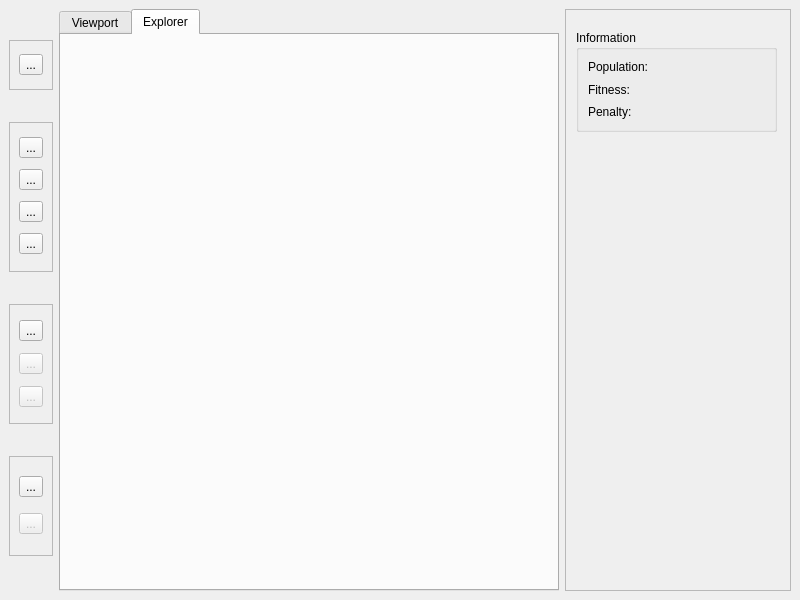
<?xml version="1.0" encoding="UTF-8"?>
<ui version="4.0">
 <class>MainWindow</class>
 <widget class="QMainWindow" name="MainWindow">
  <property name="geometry">
   <rect>
    <x>0</x>
    <y>0</y>
    <width>800</width>
    <height>600</height>
   </rect>
  </property>
  <property name="sizePolicy">
   <sizepolicy hsizetype="Fixed" vsizetype="Fixed">
    <horstretch>0</horstretch>
    <verstretch>0</verstretch>
   </sizepolicy>
  </property>
  <property name="minimumSize">
   <size>
    <width>800</width>
    <height>600</height>
   </size>
  </property>
  <property name="windowTitle">
   <string>GA tool example</string>
  </property>
  <widget class="QWidget" name="centralwidget">
   <layout class="QHBoxLayout" name="horizontalLayout">
    <item>
     <widget class="QWidget" name="controlPanel" native="true">
      <property name="sizePolicy">
       <sizepolicy hsizetype="Preferred" vsizetype="Preferred">
        <horstretch>0</horstretch>
        <verstretch>0</verstretch>
       </sizepolicy>
      </property>
      <property name="minimumSize">
       <size>
        <width>30</width>
        <height>0</height>
       </size>
      </property>
      <property name="maximumSize">
       <size>
        <width>16777215</width>
        <height>600</height>
       </size>
      </property>
      <layout class="QVBoxLayout" name="verticalLayout_2">
       <property name="spacing">
        <number>1</number>
       </property>
       <property name="leftMargin">
        <number>0</number>
       </property>
       <property name="topMargin">
        <number>0</number>
       </property>
       <property name="rightMargin">
        <number>0</number>
       </property>
       <property name="bottomMargin">
        <number>0</number>
       </property>
       <item>
        <widget class="QFrame" name="srcButtons">
         <property name="maximumSize">
          <size>
           <width>16777215</width>
           <height>50</height>
          </size>
         </property>
         <property name="frameShape">
          <enum>QFrame::Shape::StyledPanel</enum>
         </property>
         <property name="frameShadow">
          <enum>QFrame::Shadow::Raised</enum>
         </property>
         <layout class="QVBoxLayout" name="verticalLayout_7">
          <property name="leftMargin">
           <number>9</number>
          </property>
          <property name="rightMargin">
           <number>9</number>
          </property>
          <item>
           <widget class="QToolButton" name="srcSetup">
            <property name="toolTip">
             <string>Setup source</string>
            </property>
            <property name="text">
             <string>...</string>
            </property>
            <property name="shortcut">
             <string>Esc</string>
            </property>
           </widget>
          </item>
         </layout>
        </widget>
       </item>
       <item>
        <widget class="QFrame" name="gaButtons">
         <property name="maximumSize">
          <size>
           <width>16777215</width>
           <height>150</height>
          </size>
         </property>
         <property name="frameShape">
          <enum>QFrame::Shape::StyledPanel</enum>
         </property>
         <property name="frameShadow">
          <enum>QFrame::Shadow::Raised</enum>
         </property>
         <layout class="QVBoxLayout" name="verticalLayout_3">
          <property name="spacing">
           <number>6</number>
          </property>
          <item>
           <widget class="QToolButton" name="gaSetup">
            <property name="toolTip">
             <string>Setup GA</string>
            </property>
            <property name="text">
             <string>...</string>
            </property>
           </widget>
          </item>
          <item>
           <widget class="QToolButton" name="gaStop">
            <property name="toolTip">
             <string>Stop</string>
            </property>
            <property name="text">
             <string>...</string>
            </property>
           </widget>
          </item>
          <item>
           <widget class="QToolButton" name="gaGoto">
            <property name="toolTip">
             <string>Pass several populations</string>
            </property>
            <property name="text">
             <string>...</string>
            </property>
           </widget>
          </item>
          <item>
           <widget class="QToolButton" name="gaStep">
            <property name="toolTip">
             <string>Make step by choosen GA</string>
            </property>
            <property name="text">
             <string>...</string>
            </property>
           </widget>
          </item>
         </layout>
        </widget>
       </item>
       <item>
        <widget class="QFrame" name="populationButtons">
         <property name="maximumSize">
          <size>
           <width>16777215</width>
           <height>120</height>
          </size>
         </property>
         <property name="frameShape">
          <enum>QFrame::Shape::StyledPanel</enum>
         </property>
         <property name="frameShadow">
          <enum>QFrame::Shadow::Raised</enum>
         </property>
         <layout class="QVBoxLayout" name="verticalLayout_4">
          <item>
           <widget class="QToolButton" name="populationReset">
            <property name="toolTip">
             <string>Reset current population</string>
            </property>
            <property name="text">
             <string>...</string>
            </property>
           </widget>
          </item>
          <item>
           <widget class="QToolButton" name="populationLoad">
            <property name="enabled">
             <bool>false</bool>
            </property>
            <property name="toolTip">
             <string>Load population from a file</string>
            </property>
            <property name="text">
             <string>...</string>
            </property>
           </widget>
          </item>
          <item>
           <widget class="QToolButton" name="populationSave">
            <property name="enabled">
             <bool>false</bool>
            </property>
            <property name="toolTip">
             <string>Save current population</string>
            </property>
            <property name="text">
             <string>...</string>
            </property>
           </widget>
          </item>
         </layout>
        </widget>
       </item>
       <item>
        <widget class="QFrame" name="plotButtons">
         <property name="sizePolicy">
          <sizepolicy hsizetype="Preferred" vsizetype="Preferred">
           <horstretch>0</horstretch>
           <verstretch>0</verstretch>
          </sizepolicy>
         </property>
         <property name="maximumSize">
          <size>
           <width>16777215</width>
           <height>100</height>
          </size>
         </property>
         <property name="frameShape">
          <enum>QFrame::Shape::StyledPanel</enum>
         </property>
         <property name="frameShadow">
          <enum>QFrame::Shadow::Raised</enum>
         </property>
         <layout class="QVBoxLayout" name="verticalLayout_5">
          <item>
           <widget class="QToolButton" name="plotReset">
            <property name="toolTip">
             <string>Reset plot</string>
            </property>
            <property name="text">
             <string>...</string>
            </property>
           </widget>
          </item>
          <item>
           <widget class="QToolButton" name="plotSave">
            <property name="enabled">
             <bool>false</bool>
            </property>
            <property name="toolTip">
             <string>Save current data for plot to .csv</string>
            </property>
            <property name="text">
             <string>...</string>
            </property>
           </widget>
          </item>
         </layout>
        </widget>
       </item>
      </layout>
     </widget>
    </item>
    <item>
     <widget class="QTabWidget" name="DataPanel">
      <property name="enabled">
       <bool>true</bool>
      </property>
      <property name="minimumSize">
       <size>
        <width>500</width>
        <height>0</height>
       </size>
      </property>
      <property name="currentIndex">
       <number>1</number>
      </property>
      <widget class="QWidget" name="PopulationViewport">
       <attribute name="title">
        <string>Viewport</string>
       </attribute>
      </widget>
      <widget class="QWidget" name="PopulationExplorer">
       <attribute name="title">
        <string>Explorer</string>
       </attribute>
      </widget>
     </widget>
    </item>
    <item>
     <widget class="QScrollArea" name="StatPanel">
      <property name="widgetResizable">
       <bool>true</bool>
      </property>
      <widget class="QWidget" name="scrollAreaWidgetContents">
       <property name="geometry">
        <rect>
         <x>0</x>
         <y>0</y>
         <width>219</width>
         <height>580</height>
        </rect>
       </property>
       <widget class="QGroupBox" name="InfoGroup">
        <property name="geometry">
         <rect>
          <x>10</x>
          <y>20</y>
          <width>201</width>
          <height>102</height>
         </rect>
        </property>
        <property name="minimumSize">
         <size>
          <width>0</width>
          <height>0</height>
         </size>
        </property>
        <property name="maximumSize">
         <size>
          <width>16777215</width>
          <height>120</height>
         </size>
        </property>
        <property name="title">
         <string>Information</string>
        </property>
        <layout class="QVBoxLayout" name="verticalLayout_6">
         <item>
          <widget class="QLabel" name="label">
           <property name="text">
            <string>Population: </string>
           </property>
          </widget>
         </item>
         <item>
          <widget class="QLabel" name="label_2">
           <property name="text">
            <string>Fitness:</string>
           </property>
          </widget>
         </item>
         <item>
          <widget class="QLabel" name="label_3">
           <property name="text">
            <string>Penalty:</string>
           </property>
          </widget>
         </item>
        </layout>
       </widget>
      </widget>
     </widget>
    </item>
   </layout>
  </widget>
 </widget>
 <resources/>
 <connections/>
</ui>
